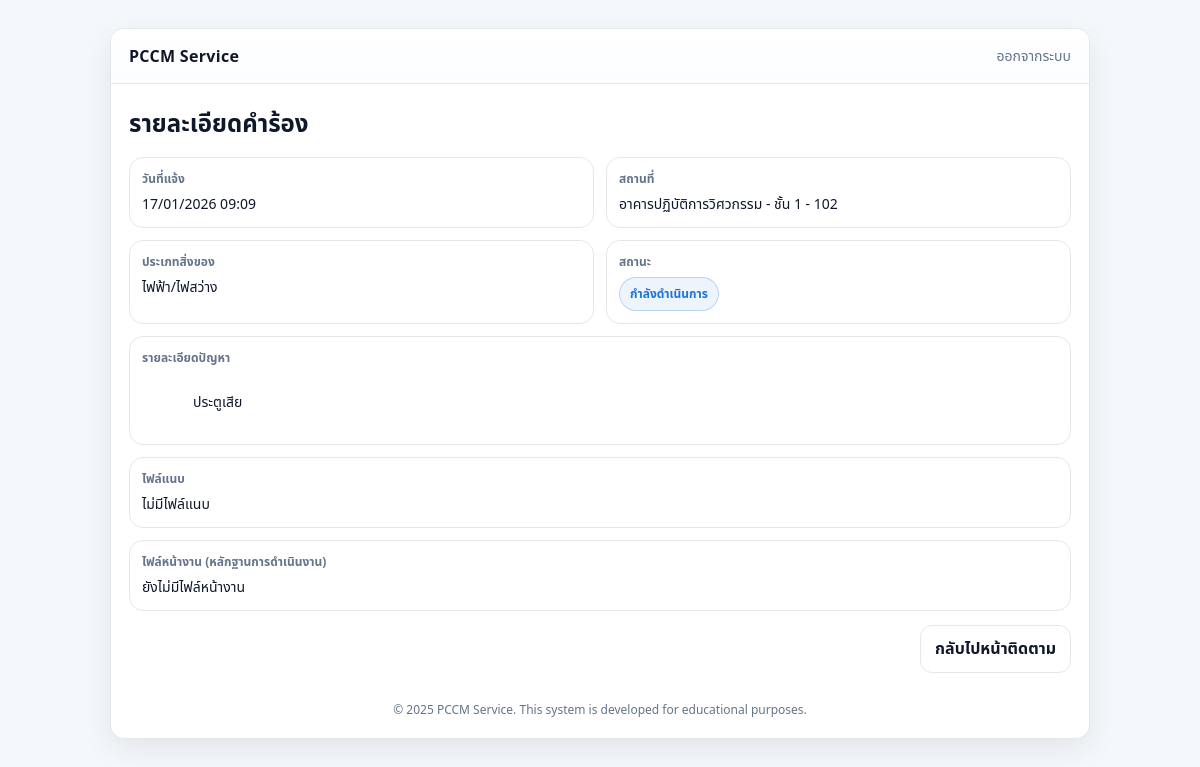
Page /user/complaint/4 (signed in) on the earlier database version.
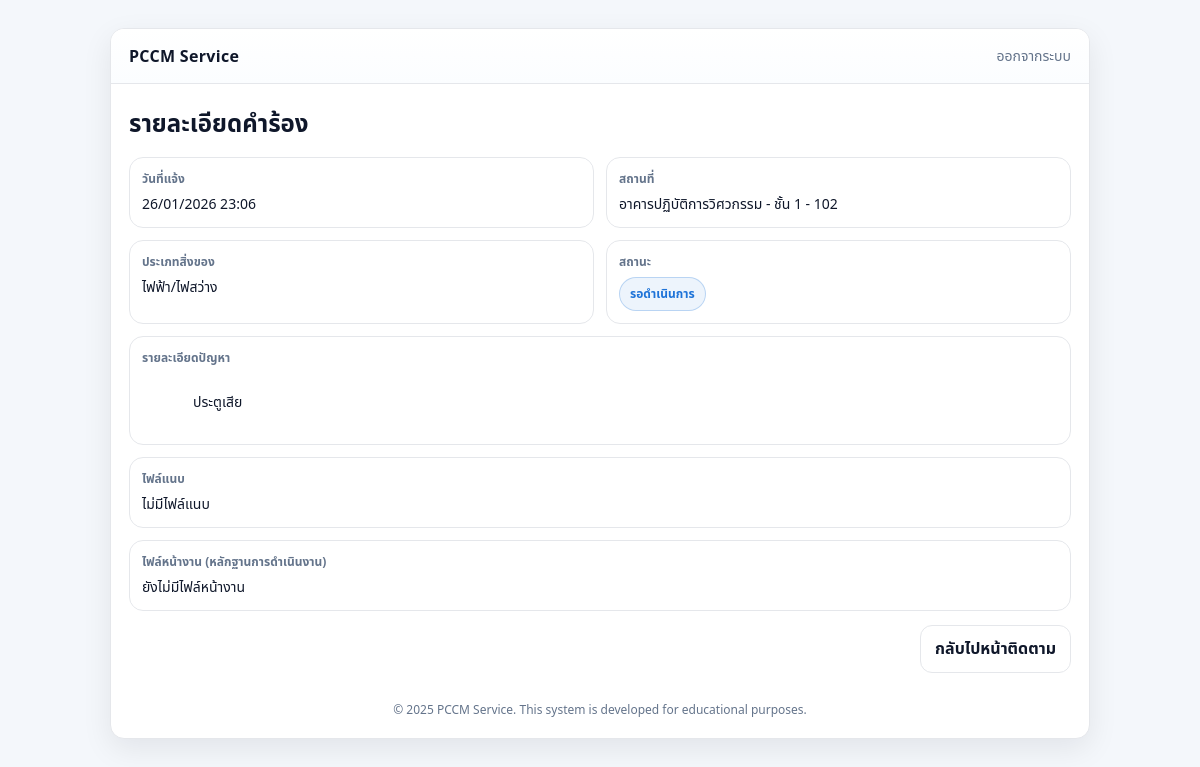
Same page on the later database version.
### tables this page shows
CREATE TABLE complaints (
    id INTEGER PRIMARY KEY AUTOINCREMENT,
    username TEXT,
    location TEXT,
    description TEXT,
    status TEXT,
    created_at REAL
, item_type TEXT, floor TEXT, room TEXT, attachments TEXT, building TEXT, work_attachments TEXT);

### code.py (the view)
@app.get("/user/complaint/{complaint_id}", response_class=HTMLResponse)
def user_complaint_detail(
    request: Request, complaint_id: int, authorization: str | None = Header(None)
):
    user = get_current_user(request, authorization)
    if user.get("role") != "student":
        return _redirect("/admin")
    conn = db()
    row = conn.execute(
        "SELECT * FROM complaints WHERE id = ? AND username = ?",
        (complaint_id, user["sub"]),
    ).fetchone()
    if not row:
        raise HTTPException(404, "Not found")
    c = dict(row)
    c["created_at_fmt"] = fmt_th_date(c.get("created_at"))
    try:
        c["attachments_list"] = json.loads(c.get("attachments") or "[]")
    except Exception:
        c["attachments_list"] = []
    try:
        c["work_attachments_list"] = json.loads(c.get("work_attachments") or "[]")
    except Exception:
        c["work_attachments_list"] = []
    resp = templates.TemplateResponse(
        "user_detail.html", {"request": request, "username": user["sub"], "c": c}
    )
    return _no_store(resp)

### templates/user_detail.html (shortened to what this page needs)
<!doctype html>
<html lang="th">
  <head>
    <link rel="stylesheet" href="/static/css/web.css" />
  </head>
  <body>
    <div class="app">
      <div class="card">
        <div class="topbar">
          <div class="brand">PCCM Service</div>
          <a class="link" href="/logout">ออกจากระบบ</a>
        </div>
        <div class="content">
          <h2 class="title">รายละเอียดคำร้อง</h2>
          <div class="detailGrid">
            <div class="detailBox">
              <div class="label">วันที่แจ้ง</div>
              <div class="value">{{ c.created_at_fmt }}</div>
            </div>
            <div class="detailBox">
              <div class="label">สถานที่</div>
              <div class="value">{{ c.location or "-" }}</div>
            </div>
            <div class="detailBox">
              <div class="label">ประเภทสิ่งของ</div>
              <div class="value">{{ c.item_type or "-" }}</div>
            </div>
            <div class="detailBox">
              <div class="label">สถานะ</div>
              <div class="badge">{{ c.status or "-" }}</div>
            </div>
          </div>
          <div class="detailBox" style="margin-top: 12px">
            <div class="label">รายละเอียดปัญหา</div>
            <div class="value" style="white-space: pre-wrap">
              {{ c.description or "-" }}
            </div>
          </div>
          <div class="detailBox" style="margin-top: 12px">
            <div class="label">ไฟล์แนบ</div>
            {% if c.attachments_list|length == 0 %}
            <div class="value">ไม่มีไฟล์แนบ</div>
            {% endif %}
          </div>
          <div class="detailBox" style="margin-top: 12px">
            <div class="label">ไฟล์หน้างาน (หลักฐานการดำเนินงาน)</div>
            {% if c.work_attachments_list|length == 0 %}
            <div class="value">ยังไม่มีไฟล์หน้างาน</div>
            {% endif %}
          </div>
          <div class="actions" style="margin-top: 14px">
            <a class="btn outline" href="/user/track">กลับไปหน้าติดตาม</a>
          </div>
          <div class="footer">
            © 2025 PCCM Service. This system is developed for educational
            purposes.
          </div>
        </div>
      </div>
    </div>
  </body>
</html>

Differences in the rows shown:
changed complaints "อาคารปฏิบัติการวิศวกรรม - ชั้น 1 - 102": status "กำลังดำเนินการ" → "รอดำเนินการ"
Other differences:
{{ c.created_at_fmt }}: "17/01/2026 09:09" → "26/01/2026 23:06"
